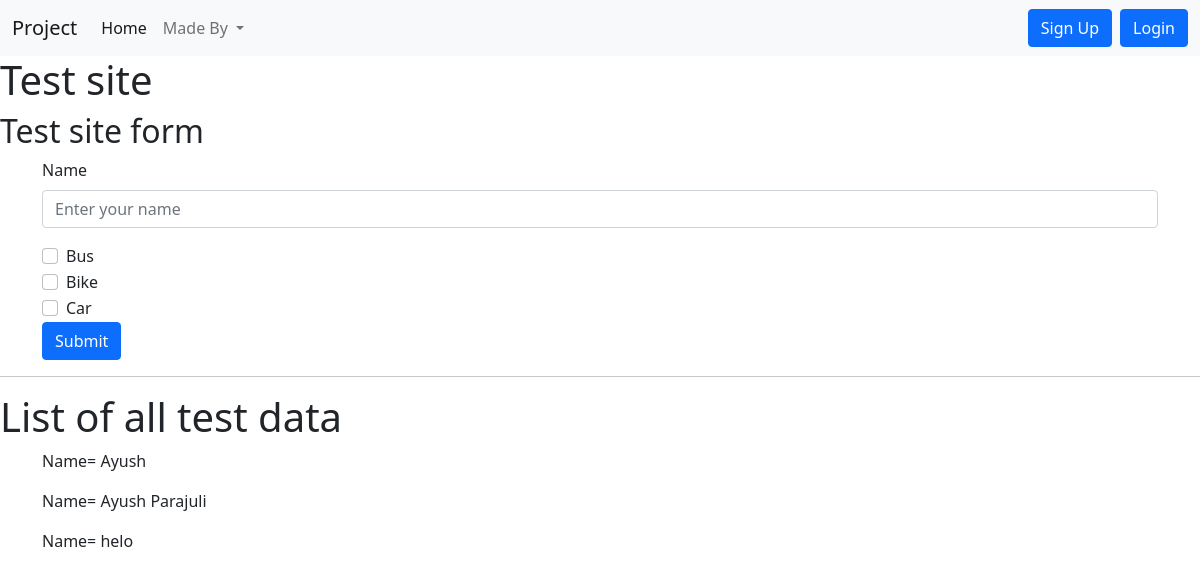
Before: /testsite with the older database file.
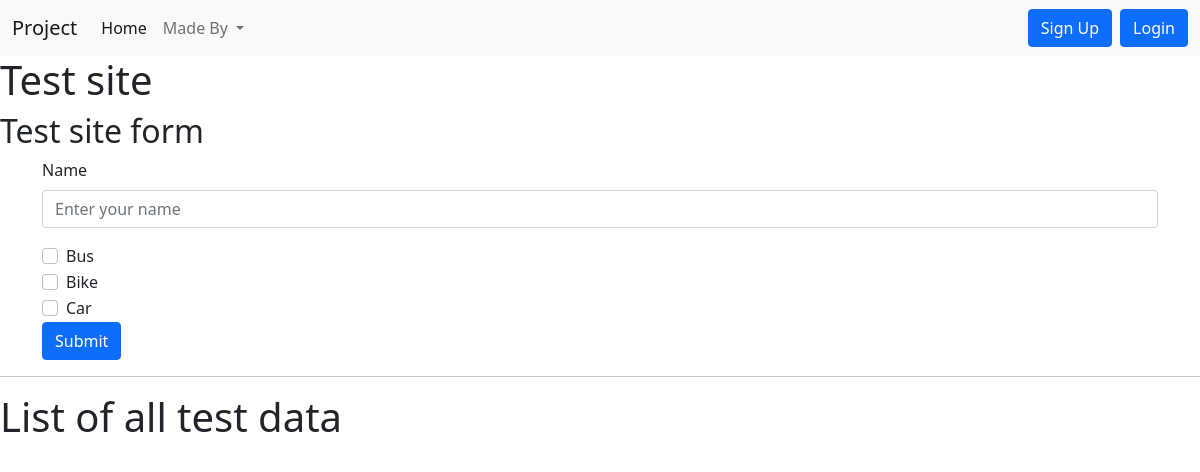
After: the same page with the newer database file.
### home/models.py (models this page shows, shortened)
class Testing(models.Model):
    name=models.CharField(max_length=122)

### home/views.py (the view)
# urls.py: path("testsite",views.testsite,name='testsite'),
def testsite(request):
    if request.method == "POST":
        name = request.POST.get('name')
        testing = Testing(name=name)
        testing.save()
        messages.success(request, 'Test data sent')
    alltest_data = Testing.objects.all()
    allnewapp_data = Newapp.objects.all()
    alladdexam_data = Addexam.objects.all()
    data={
        'alltest_data':alltest_data,
        'allnewapp_data':allnewapp_data,
        'alladdexam_data':alladdexam_data,
    }
    return render(request, "testsite.html",data)

### templates/testsite.html (shortened to what this page needs)
{% extends 'base.html' %}
{% block testsitecontent %}
<h1>Test site</h1>
<h2>Test site form</h2>
<div class="container">
    <form method="post" action="/testing">
        <div class="mb-3">
            <label for="name" class="form-label">Name</label>
            <input required type="text" class="form-control" id="name" name="name" placeholder="Enter your name">
        </div>
        <div class="form-check">
            <input class="form-check-input" type="checkbox" value="Bus" id="flexCheckDefault" name="Bus">
            <label class="form-check-label" for="Bus">
              Bus
            </label>
        </div>
        <div class="form-check">
            <input class="form-check-input" type="checkbox" value="Bike" id="flexCheckChecked" name='Bike'>
            <label class="form-check-label" for="Bike">
              Bike
            </label>
        </div>
        <div class="form-check">
            <input class="form-check-input" type="checkbox" value="Car" id="flexCheckChecked" name="Car">
            <label class="form-check-label" for="Car">
              Car
            </label>
        </div>
        <button type="submit" class="btn btn-primary">Submit</button>
    </form>
</div>
<hr>
<h1>List of all test data</h1>
<div class="container">
    {% for atd in alltest_data %}
    <p>Name= {{atd.name}}
    </p>
    {% endfor %}
</div>
{% endblock testsitecontent %}

Changed rows visible on the page:
removed Testing: name "Ayush"
removed Testing: name "Ayush Parajuli"
removed Testing: name "helo"
